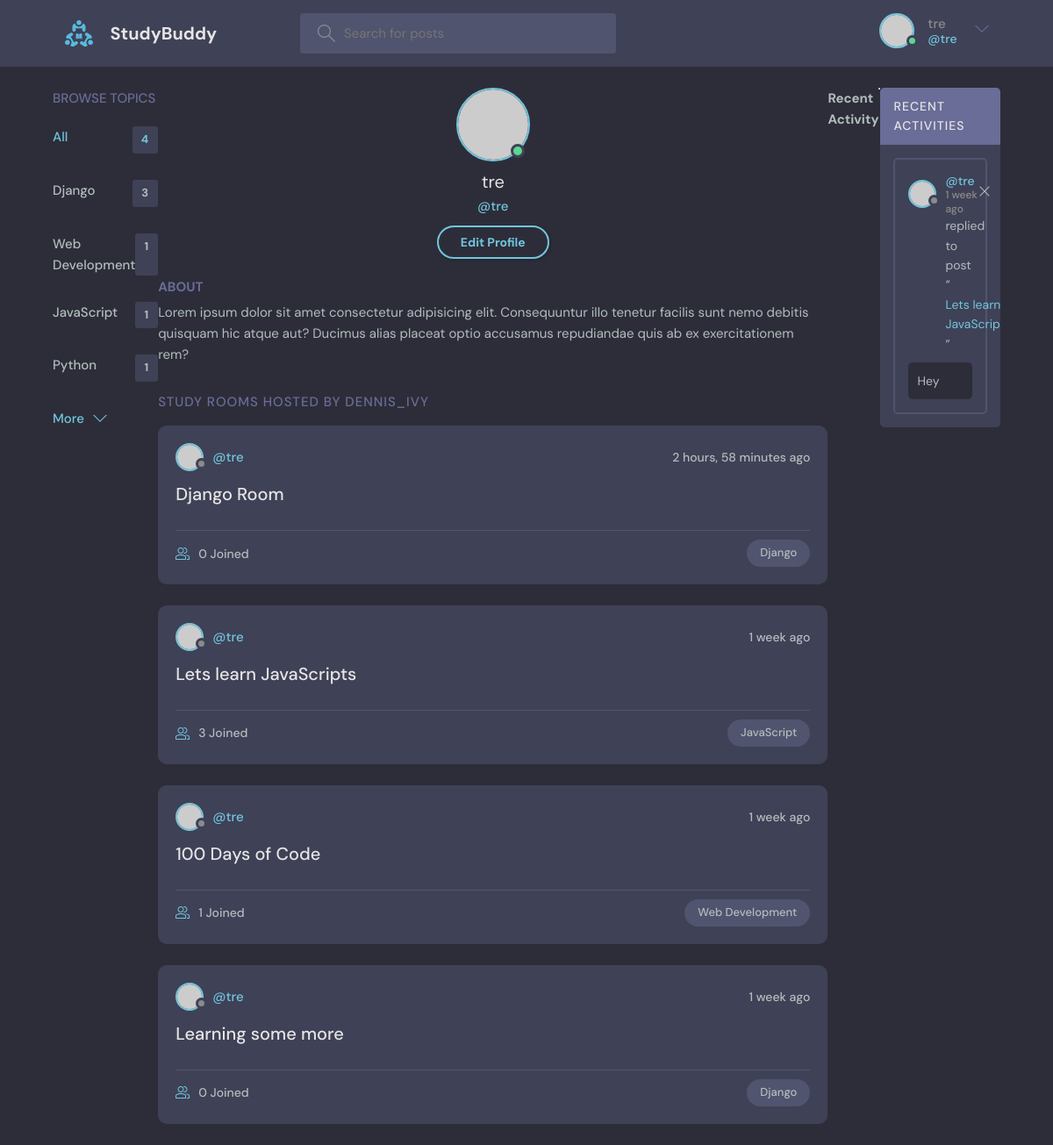
/profile/1/ (signed in), run on the app's committed database.
### base/models.py (models this page shows, shortened)
class Topic(models.Model):
    name = models.CharField(max_length=200)

class Room(models.Model):
    host = models.ForeignKey(User, on_delete=models.SET_NULL, null=True)
    topic = models.ForeignKey(Topic, on_delete=models.SET_NULL, null=True)
    name = models.CharField(max_length=200)
    description = models.TextField(null=True, blank = True)
    participants = models.ManyToManyField(User, related_name='participants', blank=True)
    updated = models.DateTimeField(auto_now=True)
    created = models.DateTimeField(auto_now_add=True)
    class Meta:
        ordering =['-updated', '-created']
    def __str__(self):
        return self.name

class Message(models.Model):
    user = models.ForeignKey(User, on_delete=models.CASCADE)
    room = models.ForeignKey(Room, on_delete=models.CASCADE)
    body = models.TextField()
    updated = models.DateTimeField(auto_now=True)
    created = models.DateTimeField(auto_now_add=True)
    class Meta:
        ordering =['-updated', '-created']

### base/views.py (the view)
# urls.py: path('profile/<str:pk>/', views.userProfile, name="user-profile"),
def userProfile(request, pk):
    user = User.objects.get(id=pk)
    rooms = user.room_set.all()
    room_messages = user.message_set.all()
    topics = Topic.objects.all()
    context = {'user': user, 'rooms': rooms,'room_messages': room_messages, 'topics': topics}
    return render(request, 'base/profile.html', context)

### templates/base/profile.html
{% extends 'main.html' %}
{% block content %}
  <main class="profile-page layout layout--3">
    <div class="container">
      {% include 'base/topics_component.html' %}
      <div class="roomList">
        <div class="profile">
          <div class="profile__avatar">
            <div class="avatar avatar--large active">
              <img src="https://randomuser.me/api/portraits/men/11.jpg" />
            </div>
          </div>
          <div class="profile__info">
            <h3>{{user.username}}</h3>
            <p>@{{user.username}}</p>
            {% if request.user == user %}
            <a href="{% url 'update-user' %}" class="btn btn--main btn--pill">Edit Profile</a>
            {% endif %}
          </div>
          <div class="profile__about">
            <h3>About</h3>
            <p>
              Lorem ipsum dolor sit amet consectetur adipisicing elit. Consequuntur illo tenetur
              facilis sunt nemo debitis quisquam hic atque aut? Ducimus alias placeat optio
              accusamus repudiandae quis ab ex exercitationem rem?
            </p>
          </div>
        </div>
        <div class="roomList__header">
          <div>
            <h2>Study Rooms Hosted by dennis_ivy</a>
            </h2>
          </div>
        </div>
        {% include 'base/feed_component.html' %}
      </div>
      {% include 'base/activity_component.html' %}
    </div>
  </main>
  {% endblock content %}

### templates/navbar.html (shortened to what this page needs)
{% load static %}
<header class="header header--loggedIn">
    <div class="container">
      <a href="{% url 'home' %}" class="header__logo">
        <img src="{% static 'images/logo.svg' %}" />
        <h1>StudyBuddy</h1>
      </a>
      <form class="header__search" method="GET" action="{% url 'home' %}">
        <label>
          <input name="q" placeholder="Search for posts" />
        </label>
      </form>
      <nav class="header__menu">
        {% if request.user.is_authenticated %}
        <div class="header__user">
          <a href="{% url 'update-user' %}">
            <div class="avatar avatar--medium active">
              <img src="https://randomuser.me/api/portraits/men/37.jpg" />
            </div>
            <p>{{request.user.username}} <span>@{{request.user.username}}</span></p>
          </a>
          <button class="dropdown-button">
            <svg version="1.1" xmlns="http://www.w3.org/2000/svg" width="32" height="32" viewBox="0 0 32 32">
              <title>chevron-down</title>
              <path d="M16 21l-13-13h-3l16 16 16-16h-3l-13 13z"></path>
            </svg>
          </button>
        </div>
        {% else %}
        <a href="{% url 'login' %}">
          <img src="{% static 'images/avatar.svg' %}"/>
          <p>Login</p>
        </a>
        {% endif %}
      </nav>
    </div>
  </header>
<!DOCTYPE html>
<html lang="en">
<head>
</head>
<body>
</body>
</html>

### templates/base/topics_component.html (shortened to what this page needs)
<!DOCTYPE html>
<html lang="en">
<head>
</head>
<body>
    <div class="topics">
        <div class="topics__header">
          <h2>Browse Topics</h2>
        </div>
        <ul class="topics__list">
          <li>
            <a href="{% url 'home' %}" class="active">All <span>{{topics.count}}</span></a>
          </li>
          {% for topic in topics %}
          <li>
            <a href="{% url 'home' %}?q={{topic.name}}">{{topic.name}}<span>{{topic.room_set.all.count}}</span></a>
          </li>
          {% endfor %}
        </ul>
        <a class="btn btn--link" href="topics.html">
          More
          <svg version="1.1" xmlns="http://www.w3.org/2000/svg" width="32" height="32" viewBox="0 0 32 32">
            <title>chevron-down</title>
            <path d="M16 21l-13-13h-3l16 16 16-16h-3l-13 13z"></path>
          </svg>
        </a>
      </div>
</body>
</html>

### templates/base/feed_component.html (shortened to what this page needs)
<!DOCTYPE html>
<html lang="en">
<head>
</head>
<body>
    {% for room in rooms %}
    <div class="roomListRoom">
        <div class="roomListRoom__header">
          <a href="{% url 'user-profile' room.host.id %}" class="roomListRoom__author">
            <div class="avatar avatar--small">
              <img src="https://randomuser.me/api/portraits/women/11.jpg" />
            </div>
            <span>@{{room.host.username}}</span>
          </a>
          <div class="roomListRoom__actions">
            <span>{{room.created|timesince}} ago</span>
          </div>
        </div>
        <div class="roomListRoom__content">
          <a href="{% url 'room' room.id %}">{{room.name}}</a>
        </div>
        <div class="roomListRoom__meta">
          <a href="{% url 'room' room.id %}" class="roomListRoom__joined">
            {{room.participants.all.count}} Joined
          </a>
          <p class="roomListRoom__topic">{{room.topic.name}}</p>
        </div>
      </div>
    {% endfor %}
</body>
</html>

### templates/base/activity_component.html (shortened to what this page needs)
<!DOCTYPE html>
<html lang="en">
<head>
</head>
<body>
    <h3>Recent Activity</h3>
    <hr>
    <div class="activities">
        <div class="activities__header">
          <h2>Recent Activities</h2>
        </div>
        {% for message in room_messages %}
        <div class="activities__box">
          <div class="activities__boxHeader roomListRoom__header">
            <a href="{% url 'user-profile' message.user.id %}" class="roomListRoom__author">
              <div class="avatar avatar--small">
                <img src="https://randomuser.me/api/portraits/women/11.jpg" />
              </div>
              <p>
                @{{message.user}}
                <span>{{message.created|timesince}} ago</span>
              </p>
            </a>
            {% if request.user == message.user %}
            <div class="roomListRoom__actions">
              <a href="{% url 'delete-message' message.id %}">
                <svg version="1.1" xmlns="http://www.w3.org/2000/svg" width="32" height="32" viewBox="0 0 32 32">
                  <title>remove</title>
                  <path
                    d="M27.314 6.019l-1.333-1.333-9.98 9.981-9.981-9.981-1.333 1.333 9.981 9.981-9.981 9.98 1.333 1.333 9.981-9.98 9.98 9.98 1.333-1.333-9.98-9.98 9.98-9.981z"
                  ></path>
                </svg>
              </a>
            </div>
            {% endif %}
          </div>
          <div class="activities__boxContent">
            <p>replied to post “<a href="{% url 'room' message.room.id %}">{{message.room}}</a>”</p>
            <div class="activities__boxRoomContent">
              {{message.body}}
            </div>
          </div>
        </div>
        {% endfor %}
      </div>
</body>
</html>

### data on the page
Topic: name "Django", room_set.all.count "3"
Topic: name "Web Development", room_set.all.count "1"
Topic: name "JavaScript", room_set.all.count "1"
Topic: name "Python", room_set.all.count "1"
Room: host.username "tre", created "2 hours, 58 minutes", name "Django Room", participants.all.count "0", topic.name "Django"
Room: host.username "tre", created "1 week", name "Lets learn JavaScripts", participants.all.count "3", topic.name "JavaScript"
Room: host.username "tre", created "1 week", name "100 Days of Code", participants.all.count "1", topic.name "Web Development"
Room: host.username "tre", created "1 week", name "Learning some more", participants.all.count "0", topic.name "Django"
Message: user "tre", created "1 week", room "Lets learn…", body "Hey"

### other printed values
{{ request.user.username }} "tre"
{{ topics.count }} "4"
{{ user.username }} "tre"
